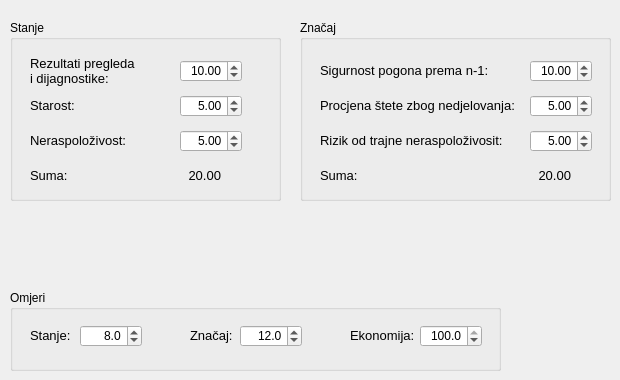
   <widget class="QWidget" name="tabTrafoLarge">
    <attribute name="title">
     <string>Veliki transformatori</string>
    </attribute>
    <widget class="QGroupBox" name="gbTrafoLargeCondition">
     <property name="geometry">
      <rect>
       <x>10</x>
       <y>20</y>
       <width>271</width>
       <height>181</height>
      </rect>
     </property>
     <property name="title">
      <string>Stanje</string>
     </property>
     <widget class="QLabel" name="label_16">
      <property name="geometry">
       <rect>
        <x>20</x>
        <y>35</y>
        <width>131</width>
        <height>32</height>
       </rect>
      </property>
      <property name="font">
       <font>
        <pointsize>10</pointsize>
       </font>
      </property>
      <property name="text">
       <string>Rezultati pregleda
i dijagnostike:</string>
      </property>
     </widget>
     <widget class="QDoubleSpinBox" name="sbTrafoLargeCondition1">
      <property name="enabled">
       <bool>true</bool>
      </property>
      <property name="geometry">
       <rect>
        <x>170</x>
        <y>40</y>
        <width>62</width>
        <height>22</height>
       </rect>
      </property>
      <property name="alignment">
       <set>Qt::AlignRight|Qt::AlignTrailing|Qt::AlignVCenter</set>
      </property>
      <property name="decimals">
       <number>2</number>
      </property>
      <property name="maximum">
       <double>100.000000000000000</double>
      </property>
      <property name="value">
       <double>10.000000000000000</double>
      </property>
     </widget>
     <widget class="QDoubleSpinBox" name="sbTrafoLargeCondition2">
      <property name="geometry">
       <rect>
        <x>170</x>
        <y>75</y>
        <width>62</width>
        <height>22</height>
       </rect>
      </property>
      <property name="alignment">
       <set>Qt::AlignRight|Qt::AlignTrailing|Qt::AlignVCenter</set>
      </property>
      <property name="decimals">
       <number>2</number>
      </property>
      <property name="maximum">
       <double>100.000000000000000</double>
      </property>
      <property name="value">
       <double>5.000000000000000</double>
      </property>
     </widget>
     <widget class="QLabel" name="label_17">
      <property name="geometry">
       <rect>
        <x>20</x>
        <y>77</y>
        <width>131</width>
        <height>16</height>
       </rect>
      </property>
      <property name="font">
       <font>
        <pointsize>10</pointsize>
       </font>
      </property>
      <property name="text">
       <string>Starost:</string>
      </property>
     </widget>
     <widget class="QDoubleSpinBox" name="sbTrafoLargeCondition3">
      <property name="geometry">
       <rect>
        <x>170</x>
        <y>110</y>
        <width>62</width>
        <height>22</height>
       </rect>
      </property>
      <property name="alignment">
       <set>Qt::AlignRight|Qt::AlignTrailing|Qt::AlignVCenter</set>
      </property>
      <property name="decimals">
       <number>2</number>
      </property>
      <property name="maximum">
       <double>100.000000000000000</double>
      </property>
      <property name="value">
       <double>5.000000000000000</double>
      </property>
     </widget>
     <widget class="QLabel" name="label_18">
      <property name="geometry">
       <rect>
        <x>20</x>
        <y>112</y>
        <width>131</width>
        <height>16</height>
       </rect>
      </property>
      <property name="font">
       <font>
        <pointsize>10</pointsize>
       </font>
      </property>
      <property name="text">
       <string>Neraspoloživost:</string>
      </property>
     </widget>
     <widget class="QLabel" name="label_21">
      <property name="geometry">
       <rect>
        <x>20</x>
        <y>147</y>
        <width>131</width>
        <height>16</height>
       </rect>
      </property>
      <property name="font">
       <font>
        <pointsize>10</pointsize>
       </font>
      </property>
      <property name="text">
       <string>Suma:</string>
      </property>
     </widget>
     <widget class="QLabel" name="lblTrafoLargeConditionSum">
      <property name="geometry">
       <rect>
        <x>170</x>
        <y>147</y>
        <width>41</width>
        <height>16</height>
       </rect>
      </property>
      <property name="font">
       <font>
        <pointsize>10</pointsize>
       </font>
      </property>
      <property name="text">
       <string>20.00</string>
      </property>
      <property name="alignment">
       <set>Qt::AlignRight|Qt::AlignTrailing|Qt::AlignVCenter</set>
      </property>
     </widget>
    </widget>
    <widget class="QGroupBox" name="gbTrafoLargeEconomy">
     <property name="geometry">
      <rect>
       <x>10</x>
       <y>290</y>
       <width>491</width>
       <height>81</height>
      </rect>
     </property>
     <property name="title">
      <string>Omjeri</string>
     </property>
     <widget class="QLabel" name="label_22">
      <property name="geometry">
       <rect>
        <x>180</x>
        <y>37</y>
        <width>51</width>
        <height>16</height>
       </rect>
      </property>
      <property name="font">
       <font>
        <pointsize>10</pointsize>
       </font>
      </property>
      <property name="text">
       <string>Značaj:</string>
      </property>
     </widget>
     <widget class="QDoubleSpinBox" name="sbTrafoLargeAll1">
      <property name="geometry">
       <rect>
        <x>70</x>
        <y>35</y>
        <width>62</width>
        <height>22</height>
       </rect>
      </property>
      <property name="alignment">
       <set>Qt::AlignRight|Qt::AlignTrailing|Qt::AlignVCenter</set>
      </property>
      <property name="decimals">
       <number>1</number>
      </property>
      <property name="maximum">
       <double>100.000000000000000</double>
      </property>
      <property name="value">
       <double>8.000000000000000</double>
      </property>
     </widget>
     <widget class="QDoubleSpinBox" name="sbTrafoLargeAll3">
      <property name="geometry">
       <rect>
        <x>410</x>
        <y>35</y>
        <width>62</width>
        <height>22</height>
       </rect>
      </property>
      <property name="alignment">
       <set>Qt::AlignRight|Qt::AlignTrailing|Qt::AlignVCenter</set>
      </property>
      <property name="decimals">
       <number>1</number>
      </property>
      <property name="maximum">
       <double>100.000000000000000</double>
      </property>
      <property name="value">
       <double>100.000000000000000</double>
      </property>
     </widget>
     <widget class="QDoubleSpinBox" name="sbTrafoLargeAll2">
      <property name="geometry">
       <rect>
        <x>230</x>
        <y>35</y>
        <width>62</width>
        <height>22</height>
       </rect>
      </property>
      <property name="alignment">
       <set>Qt::AlignRight|Qt::AlignTrailing|Qt::AlignVCenter</set>
      </property>
      <property name="decimals">
       <number>1</number>
      </property>
      <property name="maximum">
       <double>100.000000000000000</double>
      </property>
      <property name="value">
       <double>12.000000000000000</double>
      </property>
     </widget>
     <widget class="QLabel" name="label_23">
      <property name="geometry">
       <rect>
        <x>20</x>
        <y>37</y>
        <width>51</width>
        <height>16</height>
       </rect>
      </property>
      <property name="font">
       <font>
        <pointsize>10</pointsize>
       </font>
      </property>
      <property name="text">
       <string>Stanje:</string>
      </property>
     </widget>
     <widget class="QLabel" name="label_24">
      <property name="geometry">
       <rect>
        <x>340</x>
        <y>37</y>
        <width>71</width>
        <height>16</height>
       </rect>
      </property>
      <property name="font">
       <font>
        <pointsize>10</pointsize>
       </font>
      </property>
      <property name="text">
       <string>Ekonomija:</string>
      </property>
     </widget>
    </widget>
    <widget class="QGroupBox" name="gbTrafoLargeSignificance">
     <property name="geometry">
      <rect>
       <x>300</x>
       <y>20</y>
       <width>311</width>
       <height>181</height>
      </rect>
     </property>
     <property name="title">
      <string>Značaj</string>
     </property>
     <widget class="QLabel" name="label_25">
      <property name="geometry">
       <rect>
        <x>20</x>
        <y>42</y>
        <width>181</width>
        <height>16</height>
       </rect>
      </property>
      <property name="font">
       <font>
        <pointsize>10</pointsize>
       </font>
      </property>
      <property name="text">
       <string>Sigurnost pogona prema n-1:</string>
      </property>
     </widget>
     <widget class="QDoubleSpinBox" name="sbTrafoLargeSignificance1">
      <property name="geometry">
       <rect>
        <x>230</x>
        <y>40</y>
        <width>62</width>
        <height>22</height>
       </rect>
      </property>
      <property name="alignment">
       <set>Qt::AlignRight|Qt::AlignTrailing|Qt::AlignVCenter</set>
      </property>
      <property name="decimals">
       <number>2</number>
      </property>
      <property name="maximum">
       <double>100.000000000000000</double>
      </property>
      <property name="value">
       <double>10.000000000000000</double>
      </property>
     </widget>
     <widget class="QDoubleSpinBox" name="sbTrafoLargeSignificance2">
      <property name="geometry">
       <rect>
        <x>230</x>
        <y>75</y>
        <width>62</width>
        <height>22</height>
       </rect>
      </property>
      <property name="alignment">
       <set>Qt::AlignRight|Qt::AlignTrailing|Qt::AlignVCenter</set>
      </property>
      <property name="decimals">
       <number>2</number>
      </property>
      <property name="maximum">
       <double>100.000000000000000</double>
      </property>
      <property name="value">
       <double>5.000000000000000</double>
      </property>
     </widget>
     <widget class="QLabel" name="label_26">
      <property name="geometry">
       <rect>
        <x>20</x>
        <y>77</y>
        <width>201</width>
        <height>16</height>
       </rect>
      </property>
      <property name="font">
       <font>
        <pointsize>10</pointsize>
       </font>
      </property>
      <property name="text">
       <string>Procjena štete zbog nedjelovanja:</string>
      </property>
     </widget>
     <widget class="QDoubleSpinBox" name="sbTrafoLargeSignificance3">
      <property name="geometry">
       <rect>
        <x>230</x>
        <y>110</y>
        <width>62</width>
        <height>22</height>
       </rect>
      </property>
      <property name="alignment">
       <set>Qt::AlignRight|Qt::AlignTrailing|Qt::AlignVCenter</set>
      </property>
      <property name="decimals">
       <number>2</number>
      </property>
      <property name="maximum">
       <double>100.000000000000000</double>
      </property>
      <property name="value">
       <double>5.000000000000000</double>
      </property>
     </widget>
     <widget class="QLabel" name="label_27">
      <property name="geometry">
       <rect>
        <x>20</x>
        <y>112</y>
        <width>191</width>
        <height>16</height>
       </rect>
      </property>
      <property name="font">
       <font>
        <pointsize>10</pointsize>
       </font>
      </property>
      <property name="text">
       <string>Rizik od trajne neraspoloživosit:</string>
      </property>
     </widget>
     <widget class="QLabel" name="label_30">
      <property name="geometry">
       <rect>
        <x>20</x>
        <y>147</y>
        <width>131</width>
        <height>16</height>
       </rect>
      </property>
      <property name="font">
       <font>
        <pointsize>10</pointsize>
       </font>
      </property>
      <property name="text">
       <string>Suma:</string>
      </property>
     </widget>
     <widget class="QLabel" name="lblTrafoLargeSignificanceSum">
      <property name="geometry">
       <rect>
        <x>230</x>
        <y>147</y>
        <width>41</width>
        <height>16</height>
       </rect>
      </property>
      <property name="font">
       <font>
        <pointsize>10</pointsize>
       </font>
      </property>
      <property name="text">
       <string>20.00</string>
      </property>
      <property name="alignment">
       <set>Qt::AlignRight|Qt::AlignTrailing|Qt::AlignVCenter</set>
      </property>
     </widget>
    </widget>
   </widget>
